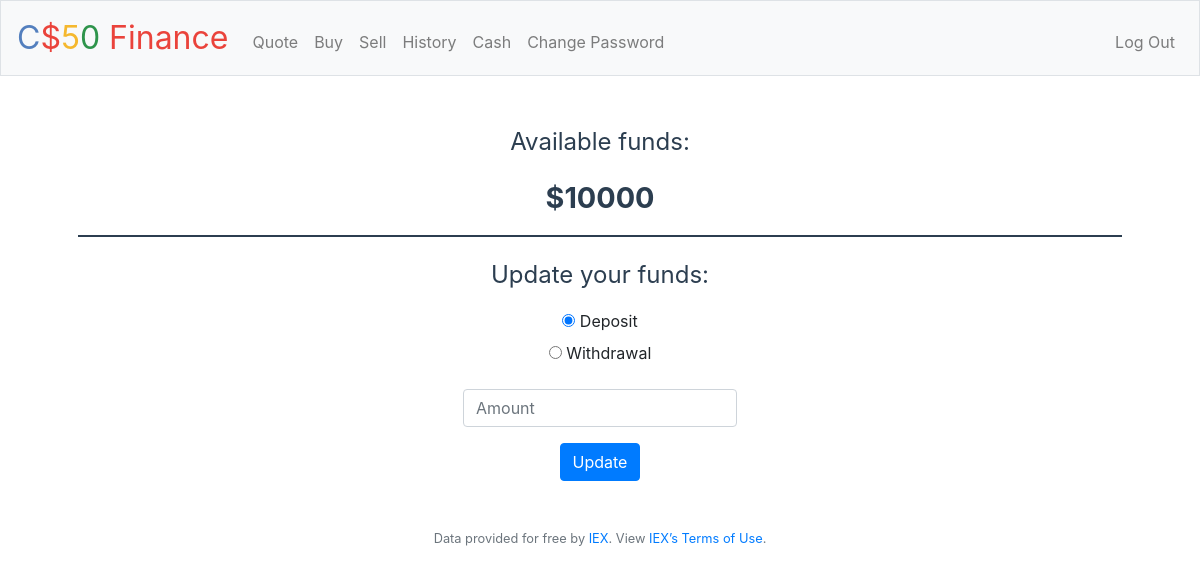
Before: /cash (signed in) with the older database file.
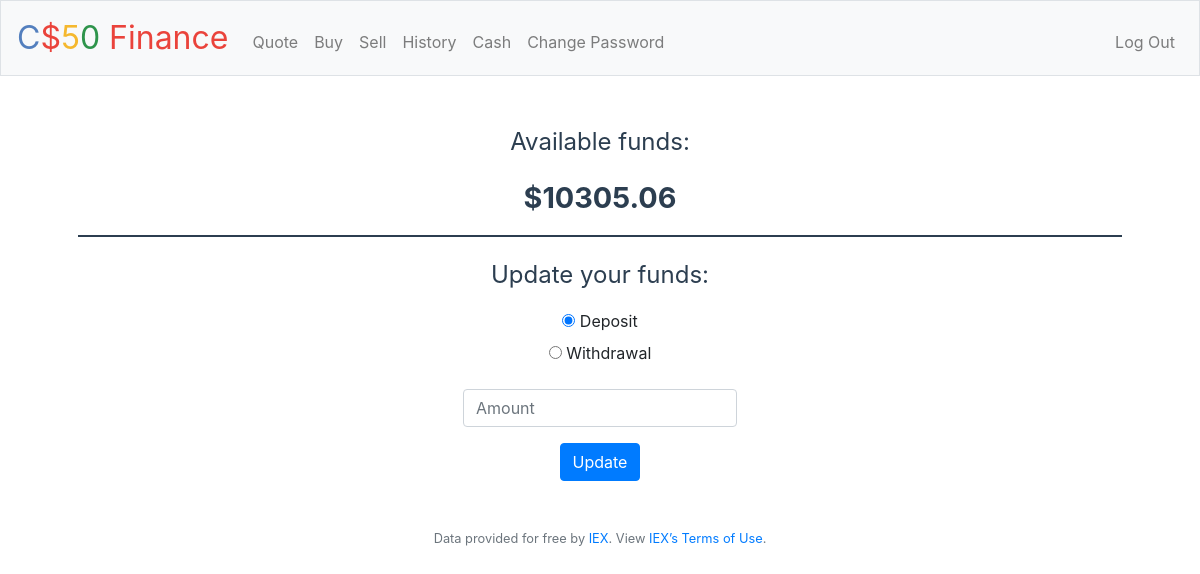
After: the same page with the newer database file.
### tables this page shows
CREATE TABLE users (id INTEGER, username TEXT NOT NULL, hash TEXT NOT NULL, cash NUMERIC NOT NULL DEFAULT 10000.00, PRIMARY KEY(id));

### application.py (the view)
@app.route("/cash", methods=["GET", "POST"])
@login_required
def cash():
    user_cash = round(get_user_cash_func(session["user_id"]), 2)
    if request.method == "POST":
        cash_action = request.form.get("cash-action")
        cash_amount = int(request.form.get("cash-amount"))
        if cash_action == "withdrawal" and cash_amount > user_cash:
            return apology("not enough funds", 403)
        elif cash_action == "withdrawal" and cash_amount <= user_cash:
            new_balance = user_cash - cash_amount
        elif cash_action == "deposit":
            new_balance = user_cash + cash_amount
        update_user_cash_func(new_balance)
        return redirect("/")
    else:
        return render_template("cash.html", user_cash=user_cash)

### application.py (called while the page is built)
@app.after_request
def after_request(response):
    response.headers["Cache-Control"] = "no-cache, no-store, must-revalidate"
    response.headers["Expires"] = 0
    response.headers["Pragma"] = "no-cache"
    return response

def get_user_cash_func(user_id):
    request = db.execute("SELECT cash FROM users WHERE id = ?", user_id)
    user_cash = request[0]["cash"]
    return user_cash

### helpers.py (called while the page is built)
def login_required(f):
    @wraps(f)
    def decorated_function(*args, **kwargs):
        if session.get("user_id") is None:
            return redirect("/login")
        return f(*args, **kwargs)
    return decorated_function

### templates/cash.html (shortened to what this page needs)
{% extends "layout.html" %}
{% block main %}
    <p class="funds-text" >Available funds:</p>
    <p class="funds-number" >${{user_cash}}</p>
    <div class="separator"></div>
    <p class="funds-text" >Update your funds:</p>
    <form action="/cash" method="post">
        <div class="form-group">
            <div>
              <input type="radio" id="deposit" name="cash-action" value="deposit"checked>
              <label for="deposit">Deposit</label>
            </div>
            <div>
              <input type="radio" id="withdrawal" name="cash-action" value="withdrawal">
              <label for="withdrawal">Withdrawal</label>
            </div>
        </div>
        <div class="form-group">
            <input min="100" required placeholder="Amount" type="number" autocomplete="off" class="form-control" name="cash-amount">
        </div>
        <button class="btn btn-primary" type="submit">Update</button>
    </form>
{% endblock %}

Changed rows visible on the page:
no longer on this page (row edited): users: cash "10000"
Other visible differences:
{{ user_cash }}: (not shown) → "10305.06"
